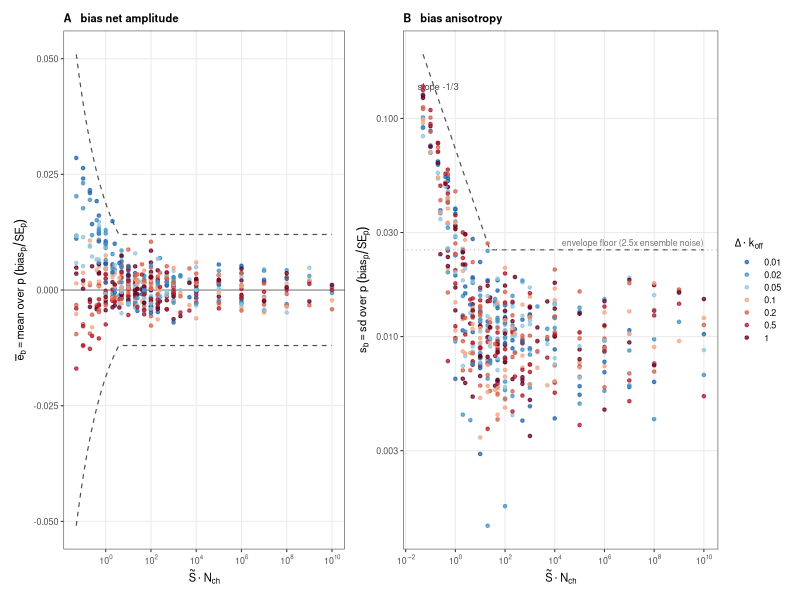
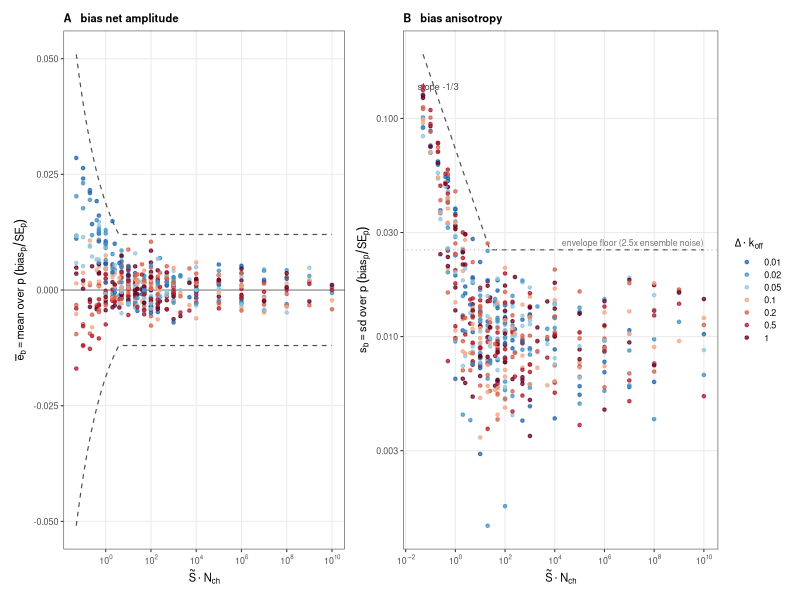

Reproduce these figures in R, in order.
setwd("/home/lmoffatt/Code/macro_dr/macro_dr/projects/eLife_2025/figures/in_progress/ir_reliability_20260828")
# The bias treated EXACTLY like the log-eigenvalues of the distortion:
# per cell, 6 components z_p = bias_p/SE_p -> panel A: mean (signed), panel B: sd.
suppressPackageStartupMessages({library(dplyr);library(tidyr);library(ggplot2);library(patchwork)})
b <- read.csv("digest/ir_bias_cis.csv") |> mutate(zr = m/se, S=0.1*z)
cell <- b |> group_by(nch, z, interval_in_tau) |>
  summarise(ebar_b = mean(zr), s_b = sd(zr), .groups="drop") |>
  rename(interval=interval_in_tau) |> mutate(S=0.1*z, x1=S*nch,
  dlab=factor(sprintf("%.2g",interval), levels=sprintf("%.2g",sort(unique(interval)))))
cat("ebar_b quantiles:\n"); print(round(quantile(cell$ebar_b, c(0,.05,.5,.95,1)),4))
cat("s_b quantiles:\n");    print(round(quantile(cell$s_b,   c(0,.05,.5,.95,1)),4))
# envelopes, exponent -1/3 (the bias pair-product law), floors from the high-x plateau
sA <- cell |> filter(abs(ebar_b) > 0.012)
aA <- max(abs(sA$ebar_b) * sA$x1^(1/3))
sB <- cell |> filter(s_b > 0.025)
aB <- max(sB$s_b * sB$x1^(1/3))
EAb <- function(x) pmax(aA*x^(-1/3), 0.012)
EBb <- function(x) pmax(aB*x^(-1/3), 0.025)
cat(sprintf("envelope constants: amplitude %.3f  anisotropy %.3f\n", aA, aB))
cat("violations A:", sum(abs(cell$ebar_b)>EAb(cell$x1)), " B:", sum(cell$s_b>EBb(cell$x1)), "of", nrow(cell), "\n")

COLd <- setNames(colorRampPalette(c("#2166AC","#4393C3","#92C5DE","#F4A582","#D6604D","#B2182B","#67001F"))(nlevels(cell$dlab)), levels(cell$dlab))
thm <- theme_bw(base_size=8, base_family="Helvetica") +
  theme(plot.title=element_text(size=8, face="bold"), legend.key.height=unit(0.32,"cm"),
        panel.grid.minor=element_blank())
xg <- 10^seq(log10(min(cell$x1)), log10(max(cell$x1)), length=200)
XBRK <- 10^seq(-2,10,2); XLABS <- parse(text=sprintf("10^%d",seq(-2,10,2)))
XL <- expression(tilde(S)%.%N[ch])

pA <- ggplot(cell, aes(x1, ebar_b, colour=dlab)) +
  geom_hline(yintercept=0, colour="grey40", linewidth=.3) +
  geom_line(data=tibble(x1=xg,y= EAb(xg)),aes(x1,y),inherit.aes=FALSE,linetype="dashed",colour="grey30",linewidth=.4) +
  geom_line(data=tibble(x1=xg,y=-EAb(xg)),aes(x1,y),inherit.aes=FALSE,linetype="dashed",colour="grey30",linewidth=.4) +
  geom_point(size=.9, alpha=.75) +
  scale_x_log10(breaks=XBRK, labels=XLABS) + scale_colour_manual(values=COLd, guide="none") +
  labs(title="A   bias net amplitude", x=XL, y=expression(bar(e)[b]==mean~over~p~(bias[p]/SE[p]))) + thm

pB <- ggplot(cell, aes(x1, s_b, colour=dlab)) +
  geom_line(data=tibble(x1=xg,y=EBb(xg)),aes(x1,y),inherit.aes=FALSE,linetype="dashed",colour="grey30",linewidth=.4) +
  geom_hline(yintercept=0.025, colour="grey70", linetype="dotted", linewidth=.35) +
  geom_point(size=.9, alpha=.75) +
  scale_x_log10(breaks=XBRK, labels=XLABS) + scale_y_log10() +
  scale_colour_manual(values=COLd, name=expression(Delta%.%k[off])) +
  annotate("text", x=1e10, y=0.026, label="envelope floor (2.5x ensemble noise)", size=2.2, colour="grey45", hjust=1, vjust=0) +
  annotate("text", x=3e-2, y=max(cell$s_b), label="slope -1/3", size=2.4, colour="grey30", hjust=0) +
  labs(title="B   bias anisotropy", x=XL, y=expression(s[b]==sd~over~p~(bias[p]/SE[p]))) + thm

g <- pA + pB + plot_layout(widths=c(1,1.12))
ggsave("figures/Figure_IR_bias_logeig_style.pdf", g, width=6.2, height=2.7)
ggsave("figures/Figure_IR_bias_logeig_style.png", g, width=6.2, height=2.7, dpi=170)
cat("written figures/Figure_IR_bias_logeig_style.{pdf,png}\n")
